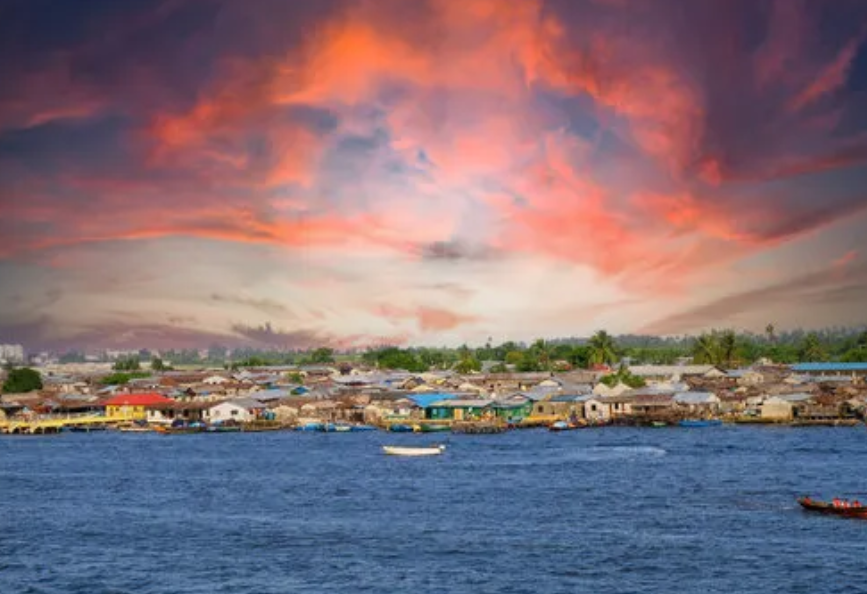
#> input picture WEEK_1/img/lagos.png, 867 x 594 px, found by its file name
$ jupyter execute practice-3.ipynb
#> lines starting #> are read from the running program, lines starting #| are printed output that depends on the picture
### Practice 3

[cell 1]
#importing cv2
import cv2
#importing os module
import os

[cell 2]
image_path = r'C:\Users\HP\Desktop\class-notes\year-4-1st-semester\CSC 418 - Special Topics In Computer Science\cokwuokeiCSC418\WEEK_1\img\lagos.png'
directory = r'C:\Users\HP\Desktop\class-notes\year-4-1st-semester\CSC 418 - Special Topics In Computer Science\cokwuokeiCSC418\WEEK_1\img'

[cell 3]
img = cv2.imread(image_path,0)
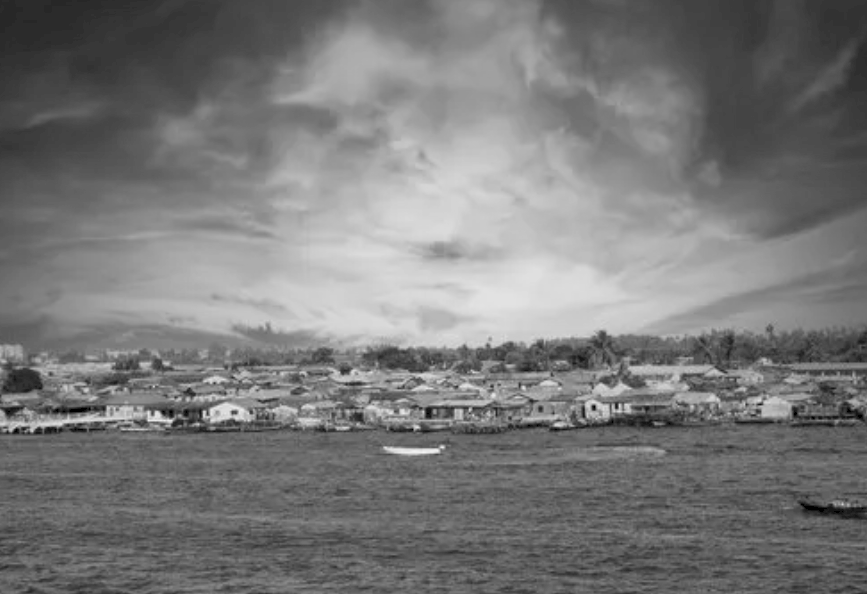
#> img: shape (594, 867); min 0, max 245, mean 120.8
